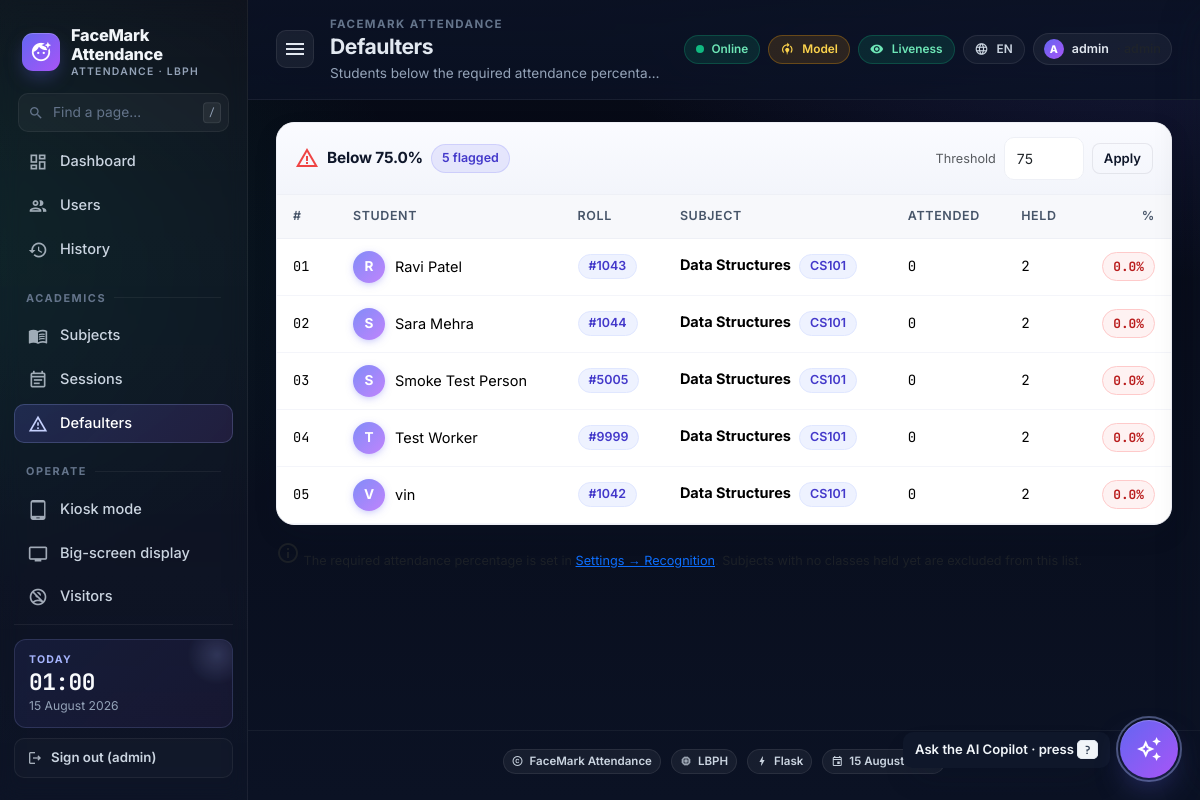
The app's page /defaulters (signed in) with its own data.
### tables this page shows
CREATE TABLE settings (
    key   TEXT PRIMARY KEY,
    value TEXT NOT NULL
);

CREATE TABLE persons (
    id            INTEGER PRIMARY KEY AUTOINCREMENT,
    person_id     TEXT UNIQUE NOT NULL,
    name          TEXT NOT NULL,
    department_id INTEGER,
    email         TEXT,
    created_at    TEXT NOT NULL, guardian_email TEXT, date_of_birth TEXT, phone TEXT, guardian_phone TEXT, branch_id INTEGER, contractor_id INTEGER, pin_hash TEXT, qr_secret TEXT, lang TEXT, rfid_uid TEXT, tenant_id INTEGER, manager_id TEXT, chat_user_id TEXT, scim_external_id TEXT,
    FOREIGN KEY(department_id) REFERENCES departments(id) ON DELETE SET NULL
);

CREATE TABLE subjects (
    id            INTEGER PRIMARY KEY AUTOINCREMENT,
    name          TEXT NOT NULL,
    code          TEXT,                 -- e.g. CS101
    department_id INTEGER,               -- which class/section it belongs to
    FOREIGN KEY(department_id) REFERENCES departments(id) ON DELETE SET NULL,
    UNIQUE(name, department_id)
);

### app.py (the view)
@app.route('/defaulters')
@login_required
def defaulters():
    pct = float(request.args.get('pct') or db.get_setting('attendance_required_pct', '75'))
    return render_template('defaulters.html',
                           threshold_pct=pct,
                           rows=db.all_defaulters(pct))

### app.py (called while the page is built)
@app.after_request
def _metrics_record(resp):
    try:
        ms = (time.perf_counter() - getattr(__import__('flask').g, 't0', time.perf_counter())) * 1000.0
        infra_record_request(resp.status_code, ms)
    except Exception:  # noqa: BLE001
        pass
    return resp

@app.context_processor
def _inject_infra():
    return {'csp_nonce': infra_mw.csp_nonce,
            'asset_version': os.environ.get('FACEMARK_ASSET_VERSION', 'v2')}

@app.after_request
def _cache_static(resp):
    if request.path.startswith('/static/'):
        if 'v=' in request.query_string.decode('utf-8', errors='ignore'):
            resp.headers['Cache-Control'] = 'public, max-age=31536000, immutable'
        else:
            resp.headers['Cache-Control'] = 'public, max-age=86400'
    return resp

def login_required(fn):
    @wraps(fn)
    def wrap(*a, **kw):
        if not session.get('admin'):
            if request.path.startswith(('/api/', '/video_feed', '/start_', '/stop_', '/capture_status')):
                return jsonify({'ok': False, 'msg': 'auth required'}), 401
            return redirect(url_for('login', next=request.path))
        return fn(*a, **kw)
    return wrap

### db.py (called while the page is built, shortened)
def _pragma_once(conn: sqlite3.Connection) -> None:
    global _PRAGMA_ONCE_DONE
    if _PRAGMA_ONCE_DONE:
        return

def get_conn() -> sqlite3.Connection:
    conn = sqlite3.connect(DB_PATH, timeout=10.0,
                           check_same_thread=False)
    conn.row_factory = sqlite3.Row
    conn.execute('PRAGMA foreign_keys = ON')
    conn.execute('PRAGMA busy_timeout = 5000')
    _pragma_once(conn)
    return conn

@contextmanager
def tx():
    conn = get_conn()
    try:
        yield conn
        conn.commit()
    finally:
        conn.close()

def get_setting(key: str, default: Optional[str] = None) -> Optional[str]:
    with tx() as c:
        r = c.execute('SELECT value FROM settings WHERE key = ?', (key,)).fetchone()
        return r['value'] if r else default

def list_subjects(department_id: Optional[int] = None) -> list[sqlite3.Row]:
    q = ('SELECT s.*, d.name AS department_name '
         'FROM subjects s LEFT JOIN departments d ON d.id = s.department_id ')
    args: list = []
    if department_id:
        q += ' WHERE s.department_id = ?'
        args.append(department_id)
    q += ' ORDER BY s.name'
    with tx() as c:
        return c.execute(q, args).fetchall()

### recognizer.py (called while the page is built)
def get() -> _BaseRecognizer:
    return _instance

### templates/defaulters.html (shortened to what this page needs)
{% extends 'base.html' %}
{% block page_title %}Defaulters{% endblock %}
{% block page_sub %}Students below the required attendance percentage.{% endblock %}
{% block content %}
<div class="card surface">
  <div class="surface-head">
    <div class="d-flex align-items-center gap-2">
      <i class="material-icons" style="color:#ef4444">warning_amber</i>
      <h5 class="m-0">Below {{ threshold_pct }}%</h5>
      <span class="chip">{{ rows | length }} flagged</span>
    </div>
    <form method="GET" class="d-flex gap-2 align-items-center">
      <label class="small text-muted m-0">Threshold</label>
      <input type="number" name="pct" min="0" max="100" step="1" value="{{ threshold_pct | int }}" class="form-control form-control-sm" style="width:80px">
      <button class="btn btn-ghost btn-sm">Apply</button>
    </form>
  </div>
  <div class="surface-body p-0">
    <div class="table-responsive">
      <table class="table table-clean mb-0">
        <thead>
          <tr><th style="width:60px">#</th><th>Student</th><th>Roll</th><th>Subject</th><th>Attended</th><th>Held</th><th class="text-end">%</th></tr>
        </thead>
        <tbody>
          {% if rows %}
            {% for r in rows %}
              <tr>
                <td class="muted-num">{{ '%02d' % loop.index }}</td>
                <td>
                  <a class="user-cell text-decoration-none text-reset" href="{{ url_for('user_detail', pid=r.person_id) }}">
                    <span>{{ r.name }}</span>
                  </a>
                </td>
                <td><span class="badge id-badge">#{{ r.person_id }}</span></td>
                <td>
                  <b>{{ r.subject_name }}</b>
                  {% if r.subject_code %}<span class="badge id-badge ms-1">{{ r.subject_code }}</span>{% endif %}
                </td>
                <td class="mono">{{ r.attended }}</td>
                <td class="mono">{{ r.held }}</td>
                <td class="text-end">
                  <span class="pct-pill {{ 'danger' if r.pct < 50 else 'warn' }}">{{ r.pct }}%</span>
                </td>
              </tr>
            {% endfor %}
          {% else %}
            <tr><td colspan="7" class="empty">
              <i class="material-icons-outlined">task_alt</i>
              <span>No defaulters at {{ threshold_pct }}% — everyone's compliant.</span>
            </td></tr>
          {% endif %}
        </tbody>
      </table>
    </div>
  </div>
</div>
<p class="small text-muted mt-3">
  <i class="material-icons-outlined md-16">info</i>
  The required attendance percentage is set in <a href="{{ url_for('settings') }}">Settings → Recognition</a>.
</p>
{% endblock %}

### templates/base.html (shortened to what this page needs)
<!doctype html>
<html lang="en">
<head>
  <link href="https://cdn.jsdelivr.net/npm/bootstrap@5.3.2/dist/css/bootstrap.min.css" rel="stylesheet">
  <link href="{{ url_for('static', filename='css/styles.css') }}?v={{ asset_version }}" rel="stylesheet">
</head>
<body>
<div class="app-shell">
  <aside class="sidebar" id="sidebar">
    <div class="brand">
      <span class="brand-mark"><i class="material-icons">face_retouching_natural</i></span>
      <span class="brand-name">
        {{ org_name }}
        <small>Attendance · {{ recognizer_backend }}</small>
      </span>
    </div>
    <div class="side-search">
      <i class="material-icons-outlined">search</i>
      <input type="text" placeholder="Find a page…" id="sideSearch" autocomplete="off" />
      <kbd>/</kbd>
    </div>
    <nav class="side-nav" id="sideNav">
      <a class="side-link {% if request.endpoint == 'home' %}active{% endif %}" href="{{ url_for('home') }}">
        <i class="material-icons-outlined">dashboard</i><span>Dashboard</span>
      </a>
      <a class="side-link {% if request.endpoint == 'list_users' %}active{% endif %}" href="{{ url_for('list_users') }}">
        <i class="material-icons-outlined">group</i><span>Users</span>
      </a>
      <a class="side-link {% if request.endpoint == 'history' %}active{% endif %}" href="{{ url_for('history') }}">
        <i class="material-icons-outlined">history</i><span>History</span>
      </a>
      <div class="side-section">Academics</div>
      <a class="side-link {% if request.endpoint == 'subjects' %}active{% endif %}" href="{{ url_for('subjects') }}">
        <i class="material-icons-outlined">menu_book</i><span>Subjects</span>
      </a>
      <a class="side-link {% if request.endpoint in ('sessions', 'session_detail') %}active{% endif %}" href="{{ url_for('sessions') }}">
        <i class="material-icons-outlined">event_note</i><span>Sessions</span>
      </a>
      <a class="side-link {% if request.endpoint == 'defaulters' %}active{% endif %}" href="{{ url_for('defaulters') }}">
        <i class="material-icons-outlined">warning_amber</i><span>Defaulters</span>
      </a>
      <div class="side-section">Operate</div>
      <a class="side-link" href="{{ url_for('kiosk') }}" target="_blank">
        <i class="material-icons-outlined">tablet_android</i><span>Kiosk mode</span>
      </a>
      <a class="side-link" href="{{ url_for('display_board') }}" target="_blank">
        <i class="material-icons-outlined">tv</i><span>Big-screen display</span>
      </a>
      <a class="side-link {% if request.endpoint == 'visitors' %}active{% endif %}" href="{{ url_for('visitors') }}">
        <i class="material-icons-outlined">no_accounts</i><span>Visitors</span>
      </a>
    </nav>
    <div class="side-foot">
      <div class="side-card">
        <div class="side-card-title">Today</div>
        <div class="side-card-value" id="sideClock">--:--</div>
        <div class="side-card-sub">{{ datetoday2 }}</div>
      </div>
      {% if admin_user %}
      <a class="side-logout" href="{{ url_for('logout') }}">
        <i class="material-icons-outlined md-18">logout</i> Sign out ({{ admin_user }})
      </a>
      {% endif %}
    </div>
  </aside>
  <div class="main">
    <header class="topbar">
      <button class="icon-btn sidebar-toggle" id="sidebarToggle" aria-label="Toggle sidebar">
        <i class="material-icons">menu</i>
      </button>
      <div class="topbar-title">
        <div class="crumb">{% block crumb %}{{ org_name }}{% endblock %}</div>
        <h1>{% block page_title %}Dashboard{% endblock %}</h1>
        <p>{% block page_sub %}Real-time face recognition attendance{% endblock %}</p>
      </div>
      <div class="topbar-right">
        <span class="pill" title="Server is reachable"><span class="pulse"></span> Online</span>
        {% if model_trained %}
          <span class="pill pill-good" title="Recogniser model is trained">
            <i class="material-icons md-16">verified</i> Model
          </span>
        {% else %}
          <span class="pill pill-warn" title="No trained recogniser yet — register a user">
            <i class="material-icons md-16">model_training</i> Model
          </span>
        {% endif %}
        {% if liveness_on %}
          <span class="pill pill-good" title="Liveness anti-spoofing on">
            <i class="material-icons md-16">remove_red_eye</i> Liveness
          </span>
        {% endif %}
        <div class="dropdown">
          <button class="pill ghost" data-bs-toggle="dropdown" aria-expanded="false" title="Language">
            <i class="material-icons md-16">language</i>
            {{ lang|upper }}
          </button>
        </div>
        {% if admin_user %}
        <div class="dropdown">
          <button class="role-chip" data-bs-toggle="dropdown" aria-expanded="false" title="Account">
            <span class="role-avatar">{{ admin_user[0]|upper }}</span>
            <span class="d-none d-md-inline">{{ admin_user }}</span>
            <span class="d-none d-md-inline text-muted">· {{ admin_role }}</span>
          </button>
        </div>
        {% endif %}
      </div>
    </header>
    <div class="content">
      {% block content %}{% endblock %}
    </div>
    <footer class="app-footer">
      <span class="ft-pill"><i class="material-icons-outlined">copyright</i> {{ org_name }}</span>
      <span class="ft-pill"><i class="material-icons-outlined">memory</i> {{ recognizer_backend }}</span>
      <span class="ft-pill"><i class="material-icons-outlined">bolt</i> Flask</span>
      <span class="ft-pill"><i class="material-icons-outlined">event</i> {{ datetoday2 }}</span>
    </footer>
    {% if admin_user %}
    <button class="fab-copilot" id="fabCopilot" aria-label="Open AI Copilot">
      <i class="material-icons-outlined">auto_awesome</i>
    </button>
    <div class="fab-tip" id="fabTip">Ask the AI Copilot · press <kbd>?</kbd></div>
    {% endif %}
  </div>
</div>
</body>
</html>

### records on screen
settings: value "FaceMark Attendance", value "FACEMARK ATTENDANCE"
persons: name "Ravi Patel", person_id "1043"
subjects: subject_name "Data Structures" "Data Structures" "Data Structures" "Data Structures" "Data Structures", subject_code "CS101" "CS101" "CS101" "CS101" "CS101"
persons: name "Sara Mehra", person_id "1044"
persons: name "Smoke Test Person", person_id "5005"
persons: name "Test Worker", person_id "9999"
persons: name "vin", person_id "1042"

### other values on screen
{{ recognizer_backend }} "LBPH"
{{ admin_user }} "admin"
{{ lang|upper }} "EN"
{{ admin_user[0]|upper }} "A"
{{ threshold_pct }} "75.0"
{{ rows | length }} "5"
{{ '%02d' % loop.index }} "01" "02" "03" "04" "05"
{{ r.attended }} "0" "0" "0" "0" "0"
{{ r.held }} "2" "2" "2" "2" "2"
{{ r.pct }} "0.0" "0.0" "0.0" "0.0" "0.0"
